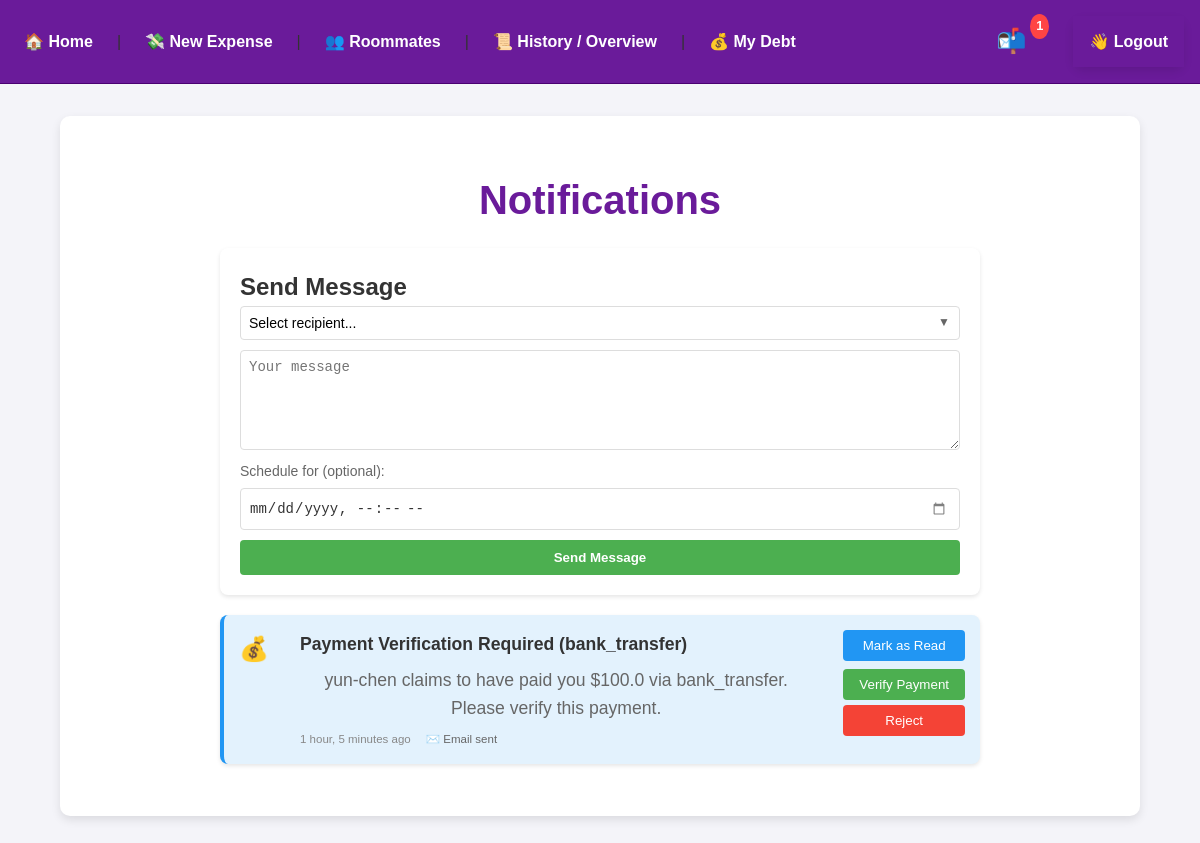
The page /user/notifications/ (signed in) on the database its author committed.
### User/models.py (models this page shows, shortened)
class Notification(models.Model):
    NOTIFICATION_TYPES = (
        ('debt', 'New Debt'),
        ('payment', 'Payment Received'),
        ('reminder', 'Payment Reminder'),
        ('system', 'System Message'),
        ('message', 'User Message'),  # New type for user messages
    )
    recipient = models.ForeignKey(User, on_delete=models.CASCADE, related_name='notifications')
    sender = models.ForeignKey(User, on_delete=models.SET_NULL, null=True, blank=True, related_name='sent_notifications')  # New field for message sender
    notification_type = models.CharField(max_length=20, choices=NOTIFICATION_TYPES)
    title = models.CharField(max_length=100)
    message = models.TextField()
    created_at = models.DateTimeField(default=timezone.now)
    read = models.BooleanField(default=False)
    email_sent = models.BooleanField(default=False)
    verification_id = models.IntegerField(null=True, blank=True)  # For storing payment verification IDs
    is_deleted = models.BooleanField(default=False)  # New field to track if notification is deleted
    class Meta:
        ordering = ['-created_at']

### User/views.py (the view)
# urls.py: path('notifications/', views.notifications, name='notifications'),
@login_required
def notifications(request):
    notifications = Notification.objects.filter(
        recipient=request.user,
        is_deleted=False
    ).exclude(
        notification_type='payment',
        verification_id__isnull=False,
        title__icontains='verification',
        read=True
    ).order_by('-created_at')
    all_users = User.objects.exclude(id=request.user.id).order_by('username')
    min_date = timezone.now()
    return render(request, 'notifications.html', {
        'notifications': notifications,
        'all_users': all_users,
        'min_date': min_date
    })

### User/templates/notifications.html (shortened to what this page needs)
{% extends 'layout.html' %}
{% block content %}
<div class="notifications-container">
    <h1>Notifications</h1>
    <div class="send-message-container">
        <h2>Send Message</h2>
        <div class="message-form">
            <div class="select-wrapper">
                <select id="recipient" class="message-input">
                    <option value="">Select recipient...</option>
                </select>
            </div>
            <textarea id="message" placeholder="Your message" class="message-input"></textarea>
            <div class="date-input-wrapper">
                <label for="scheduleDate">Schedule for (optional):</label>
                <input type="datetime-local" id="scheduleDate" class="message-input date-input" min="{{ min_date|date:'Y-m-d\TH:i' }}">
            </div>
            <button onclick="sendMessage()" class="send-message-btn">Send Message</button>
        </div>
    </div>
    <div class="notifications-list">
        {% if notifications %}
            {% for notification in notifications %}
                <div class="notification-item {% if not notification.read %}unread{% endif %}" id="notification-{{ notification.id }}">
                    <div class="notification-icon">
                        {% if notification.notification_type == 'debt' %}
                            💸
                        {% elif notification.notification_type == 'payment' %}
                            💰
                        {% elif notification.notification_type == 'reminder' %}
                            ⏰
                        {% elif notification.notification_type == 'message' %}
                            ✉️
                        {% else %}
                            📢
                        {% endif %}
                    </div>
                    <div class="notification-content">
                        <h3>{{ notification.title }}</h3>
                        <p>{{ notification.message }}</p>
                        <div class="notification-meta">
                            <span class="notification-time">{{ notification.created_at|timesince }} ago</span>
                            {% if notification.email_sent %}
                                <span class="email-sent">✉️ Email sent</span>
                            {% endif %}
                        </div>
                    </div>
                    <div class="notification-actions">
                        {% if not notification.read %}
                            <button class="mark-read-btn" onclick="markAsRead({{ notification.id }})">
                                Mark as Read
                            </button>
                        {% endif %}
                        {% if notification.notification_type == 'payment' and 'verification' in notification.title|lower %}
                            <div class="verification-buttons">
                                <button class="verify-btn" onclick="verifyPayment('{{ notification.id }}', true)">
                                    Verify Payment
                                </button>
                                <button class="reject-btn" onclick="verifyPayment('{{ notification.id }}', false)">
                                    Reject
                                </button>
                            </div>
                        {% else %}
                            <button class="delete-btn" onclick="deleteNotification({{ notification.id }})">
                                🗑️ Delete
                            </button>
                        {% endif %}
                    </div>
                </div>
            {% endfor %}
        {% else %}
            <div class="no-notifications">
                <p>You have no notifications.</p>
            </div>
        {% endif %}
    </div>
</div>
{% endblock %}

### static/css/style.css (style rules this page uses)
* { margin: 0; padding: 0; box-sizing: border-box; }
body { font-family: 'Poppins', sans-serif; background-color: #f4f4f9; color: #333; line-height: 1.6; }
main h1 { text-align: center; font-size: 2.5rem; color: #6a1b9a; margin-bottom: 1rem; }
main p { text-align: center; font-size: 1.1rem; color: #444; }
.notification-icon { font-size: 1.5rem; }
.notifications-container { max-width: 800px; margin: 2rem auto; padding: 0 1rem; }
.notifications-list { display: flex; flex-direction: column; gap: 1rem; }
.notification-item { display: flex; align-items: flex-start; gap: 1rem; padding: 1rem; background-color: white; border-radius: 8px; box-shadow: 0 2px 4px rgba(0, 0, 0, 0.1); transition: background-color 0.3s ease; }
.notification-item.unread { background-color: #f0f4ff; border-left: 4px solid #6a1b9a; }
.notification-icon { font-size: 1.5rem; flex-shrink: 0; }
.notification-content { flex-grow: 1; }
.notification-content h3 { margin: 0 0 0.5rem; color: #333; }
.notification-meta { display: flex; gap: 1rem; margin-top: 0.5rem; color: #666; font-size: 0.9rem; }
.email-sent { display: inline-flex; align-items: center; gap: 0.25rem; color: #4caf50; }

### User/templates/notifications.html (style rules this page uses)
.notifications-container { max-width: 800px; margin: 0 auto; padding: 20px; }
.notifications-list { display: flex; flex-direction: column; gap: 15px; }
.notification-item { background-color: #f8f9fa; border-radius: 8px; padding: 15px; display: flex; align-items: flex-start; transition: background-color 0.3s ease; }
.notification-item.unread { background-color: #e3f2fd; border-left: 4px solid #2196F3; }
.notification-icon { font-size: 1.5em; margin-right: 15px; min-width: 30px; text-align: center; }
.notification-content { flex-grow: 1; }
.notification-content h3 { margin: 0 0 8px 0; color: #333; font-size: 1.1em; }
.notification-content p { margin: 0; color: #666; }
.notification-meta { margin-top: 8px; display: flex; gap: 15px; align-items: center; }
.notification-time { font-size: 0.8em; color: #888; }
.email-sent { font-size: 0.8em; color: #666; }
.notification-actions { display: flex; flex-direction: column; gap: 8px; margin-left: 15px; }
.verification-buttons { display: flex; flex-direction: column; gap: 5px; }
.mark-read-btn, .verify-btn, .reject-btn { border: none; padding: 8px 16px; border-radius: 4px; cursor: pointer; transition: background-color 0.3s ease; white-space: nowrap; }
.mark-read-btn { background-color: #2196F3; color: white; }
.verify-btn { background-color: #4CAF50; color: white; }
.reject-btn { background-color: #f44336; color: white; }
.send-message-container { background-color: #fff; border-radius: 8px; padding: 20px; margin-bottom: 20px; box-shadow: 0 2px 4px rgba(0, 0, 0, 0.1); }
.message-form { display: flex; flex-direction: column; gap: 10px; }
.message-input { padding: 8px; border: 1px solid #ddd; border-radius: 4px; font-size: 14px; width: 100%; }
.select-wrapper { position: relative; width: 100%; }
.select-wrapper::after { content: '▼'; font-size: 12px; position: absolute; right: 10px; top: 50%; transform: translateY(-50%); pointer-events: none; color: #666; }
select.message-input { width: 100%; padding: 8px; padding-right: 30px; border: 1px solid #ddd; border-radius: 4px; font-size: 14px; background-color: white; cursor: pointer; appearance: none; -webkit-appearance: none; -moz-appearance: none; }
textarea.message-input { min-height: 100px; resize: vertical; }
.send-message-btn { background-color: #4CAF50; color: white; border: none; padding: 10px; border-radius: 4px; cursor: pointer; font-weight: bold; }
.date-input-wrapper { display: flex; flex-direction: column; gap: 5px; }
.date-input-wrapper label { font-size: 14px; color: #666; }
input[type="datetime-local"].date-input { padding: 8px; border: 1px solid #ddd; border-radius: 4px; font-size: 14px; color: #333; background-color: white; }

### rows shown on the page
Notification: title "Payment Verification Required (bank_transfer)", message "yun-chen claims to have paid you $100.0 via bank_transfer. Please verify this payment.", created_at "1 hour, 5 minutes", email_sent "✉️ Email sent"
